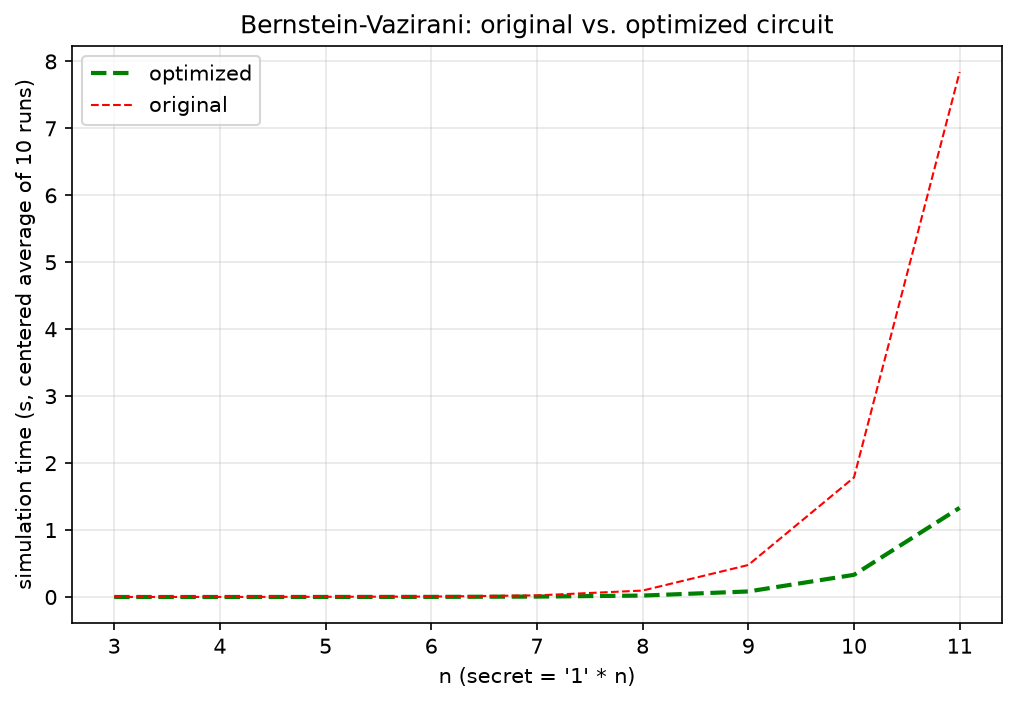

The script that saved this image:
"""Benchmark the original vs. optimized Bernstein-Vazirani circuit on the state-vector simulator.

Runs n = 3..11 with secret '1' * n and saves the plot to benchmark.png.
"""

import time

import matplotlib

matplotlib.use("Agg")
import matplotlib.pyplot as plt

from bv_optimizer import bernstein_vazirani, export_circuit, optimize_bv, run_program


def evaluate_circuit(circuit):
    program = export_circuit(circuit)
    timer = time.perf_counter()
    run_program(program)
    return time.perf_counter() - timer


def centered_average(nums):
    if len(nums) < 3:
        return nums[0]

    return (sum(nums) - max(nums) - min(nums)) / (len(nums) - 2)


def main():
    x = range(3, 12)
    y1 = [0] * len(x)
    y2 = [0] * len(x)

    for i, nr_q in enumerate(x):
        secret = '1' * nr_q
        circuit_orig = bernstein_vazirani(nr_q, secret)
        circuit_opt = optimize_bv(nr_q, circuit_orig)

        tmp1 = [evaluate_circuit(circuit_orig) for i in range(10)]
        tmp2 = [evaluate_circuit(circuit_opt) for i in range(10)]

        y1[i] = centered_average(tmp1)
        y2[i] = centered_average(tmp2)
        print(f"n={nr_q:2d}  original={y1[i]:.4f}s  optimized={y2[i]:.4f}s  speedup={y1[i] / y2[i]:.1f}x")

    plt.figure(num = 3, figsize=(8, 5))
    plt.plot(x, y2,
             color='green',
             linewidth=2.0,
             linestyle='--',
             label='optimized')
    plt.plot(x, y1,
             color='red',
             linewidth=1.0,
             linestyle='--',
             label='original')
    plt.xlabel("n (secret = '1' * n)")
    plt.ylabel("simulation time (s, centered average of 10 runs)")
    plt.title("Bernstein-Vazirani: original vs. optimized circuit")
    plt.legend()
    plt.grid(alpha=0.3)
    plt.savefig("benchmark.png", dpi=150, bbox_inches="tight")
    print("Saved benchmark.png")


if __name__ == "__main__":
    main()
